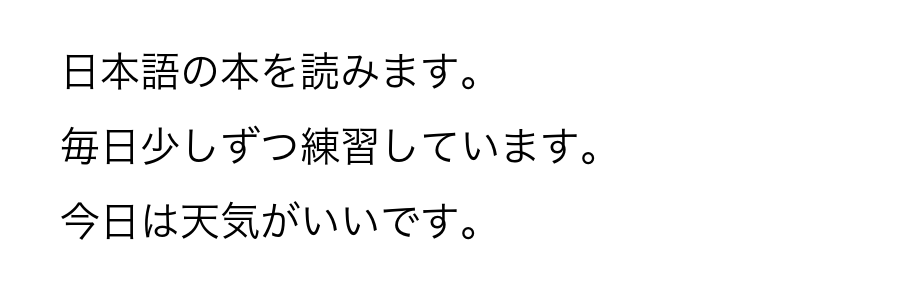
#> input picture backend/tests/fixtures/smoke_page.png, 900 x 300 px
$ python -i images.py   (imports and definitions only)
#> lines starting #> are read from the running program, lines starting #| are printed output that depends on the picture; after the words box and inside, x2 and y2 are one past the last pixel; in counts of white or black regions, pixels touching at a corner belong together
#> further down, picture is the input picture: PIL image 900x300 L; min 0, max 255, mean 245.3
"""Pictures cut out of a page, rendered in the app's 1-bit black and white."""

import io

from PIL import Image, ImageOps

from app.services.ocr.base import Box

MAX_FIGURE_WIDTH = 800
CROP_PADDING = 4


def crop(image: Image.Image, box: Box, padding: int = CROP_PADDING) -> Image.Image:
    left = min(image.width - 1, max(0, int(box.x1) - padding))
    top = min(image.height - 1, max(0, int(box.y1) - padding))
    right = max(left + 1, min(image.width, int(box.x2) + padding))
    bottom = max(top + 1, min(image.height, int(box.y2) + padding))
    return image.crop((left, top, right, bottom))


def dither(image: Image.Image, max_width: int = MAX_FIGURE_WIDTH) -> Image.Image:
#> called with max_width = 800
    gray = ImageOps.autocontrast(image.convert("L"), cutoff=1)
    if gray.width > max_width:
        height = round(gray.height * max_width / gray.width)
#> height = 267
        gray = gray.resize((max_width, height), Image.Resampling.LANCZOS)
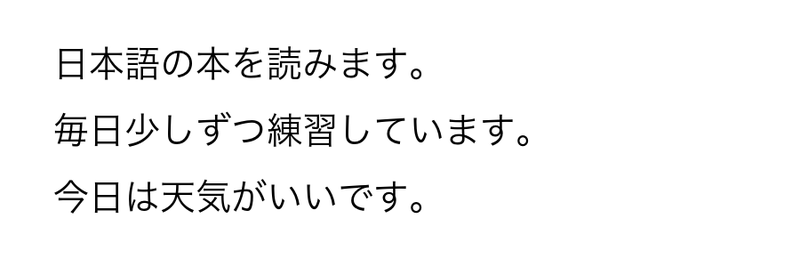
#> gray: PIL image 800x267 L; min 0, max 255, mean 245.3
    # Pillow dithers with Floyd–Steinberg when converting to 1-bit.
    return gray.convert("1")
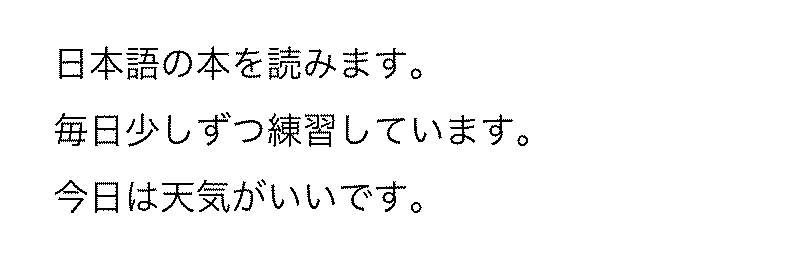
#> returned value: PIL image 800x267 1; 96.3% white; black in thin lines or dots, all inside (x1, y1, x2, y2) = (55, 46, 528, 213)


def to_dithered_png(image: Image.Image, box: Box) -> bytes:
    buffer = io.BytesIO()
    dither(crop(image, box)).save(buffer, format="PNG", optimize=True)
    return buffer.getvalue()

>>> from PIL import Image
>>> picture = Image.open('../../tests/fixtures/smoke_page.png')
>>> result = dither(picture)
